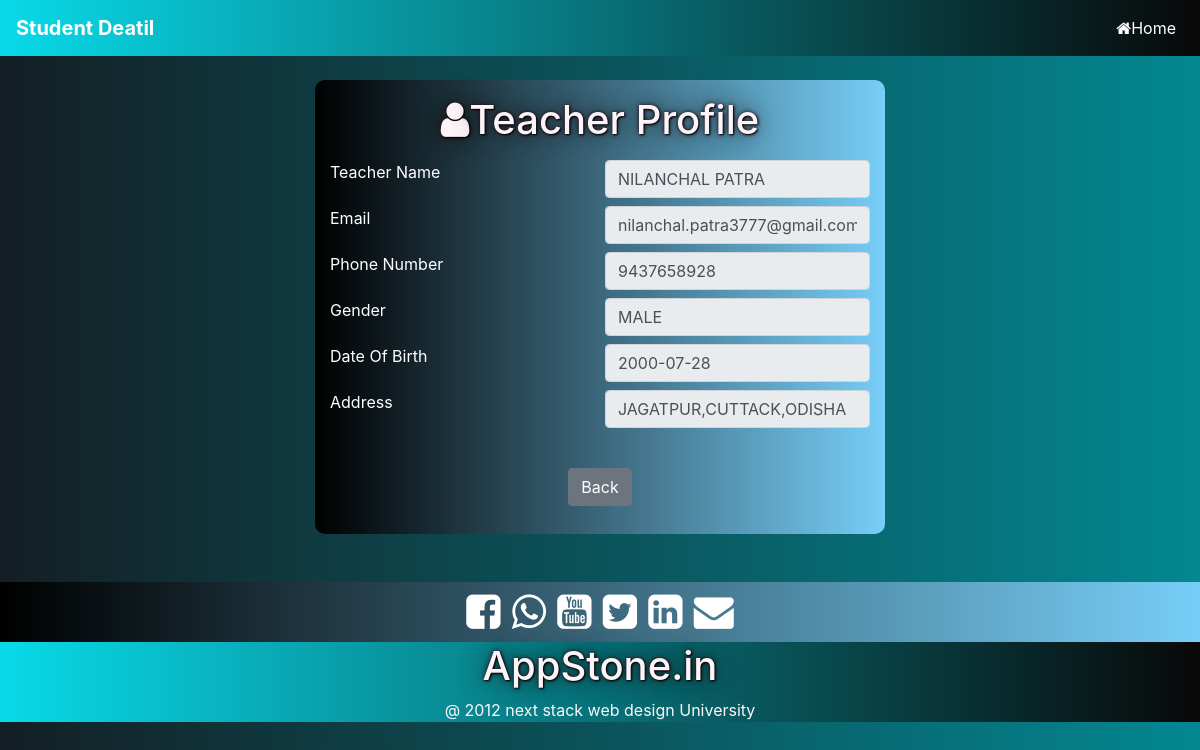
Screenshot of /Admin/Student_Data/View_T_Data.php?id=1 (signed in) with the database file from the repository.
### tables this page shows
CREATE TABLE `student` (
  `s_id` int(11) NOT NULL,
  `s_name` varchar(255) NOT NULL,
  `email` varchar(255) NOT NULL,
  `mobile` varchar(255) NOT NULL,
  `gender` varchar(25) NOT NULL,
  `dob` date NOT NULL,
  `s_address` varchar(255) NOT NULL,
  `s_password` varchar(255) NOT NULL
);

### Admin/Student_Data/View_T_Data.php (the view, shortened to what this page needs)
<!DOCTYPE html>
    <html lang="en">
    <head>
        <link rel="stylesheet" href="../../style/bootstrap.min.css">
        <link rel="stylesheet" href="https://stackpath.bootstrapcdn.com/font-awesome/4.7.0/css/font-awesome.min.css">
        <link rel="stylesheet" href="../style.css">
    </head>
    <body>
        <header>
            <nav class="navbar navbar-expand-lg navbar-dark bg-dark">
                <a class="navbar-brand text-capitalize"><b>Student Deatil</b></a>
                <div class="collapse navbar-collapse" id="navbarSupportedContent">
                    <ul class="navbar-nav ml-auto">
                    <li class="nav-item active">
                        <a class="nav-link" href="./View.php"><i class="fa fa-home" aria-hidden="true"></i>Home</a>
                    </li>
                    </ul>
                </div>
           </nav>
        </header>
        <section>
            <div class="container">
                    <div class="row">
                        <div class="col-lg-6 col-md-6 col-12 mx-auto my-4" id="s_register">
                            <form>
        <?php
            if(isset($_SESSION['user_pass']))
            {
                $conn = new mysqli("localhost", "root", "", "question_bank_db");
                $id = $_GET['id'];
                $sql = "SELECT * FROM student WHERE s_id=$id";
                $result = $conn->query($sql);
                if($result->num_rows){
                    $row = $result->fetch_assoc();
                    echo '  <div class="my-3 text-center">
                                <h1><i class="fa fa-user" aria-hidden="true"></i>Teacher Profile</h1>
                            </div>
                            <div class="form-row my-2">
                                <div class="col">
                                    <label>Teacher Name</label>
                                </div>
                                <div class="col">
                                    <input class="form-control" type="text" value="'.$row['s_name'].'" readonly>
                                </div>
                            </div>
                            <div class="form-row mb-2">
                                <div class="col">
                                    <label>Email</label>
                                </div>
                                <div class="col">
                                    <input class="form-control" type="text" value="'.$row['email'].'" readonly>
                                </div>
                            </div>
                            <div class="form-row mb-2">
                                <div class="col">
                                    <label>Phone Number</label>
                                </div>
                                <div class="col">
                                    <input class="form-control" type="text" value="'.$row['mobile'].'" readonly>
                                </div>
                            </div>
                            <div class="form-row mb-2">
                                <div class="col">
                                    <label>Gender</label>
                                </div>
                                <div class="col">
                                    <input class="form-control" type="text" value="'.$row['gender'].'" readonly>
                                </div>
                            </div>
                            <div class="form-row mb-2">
                                <div class="col">
                                    <label>Date Of Birth</label>
                                </div>
                                <div class="col">
                                    <input class="form-control" type="text" value="'.$row['dob'].'" readonly>
                                </div>
                            </div>
                            <div class="form-row mb-2">
                                <div class="col">
                                    <label>Address</label>
                                </div>
                                <div class="col">
                                    <input class="form-control" type="text" value="'.$row['s_address'].'" readonly>
                                </div>
                            </div>
                        ';
                }
            }
            else{
                header("location:../Admin_login.html");
            }
        ?>
                        </form>
                        <div class="text-center my-4 pb-1 pt-3">
                            <a href="./View.php"><button class="btn btn-secondary">Back</button></a>
                        </div>
                    </div>
                </div>
            </div>
        </section>
    <section >
        <div class="container-fluid bg-secondary mt-4" style="font-size:40px;" id="footer1">
            <div class="row justify-content-lg-center" >
            <div class="col-lg-8 col-md-10 col-12 text-center">
                <i class="fa fa-facebook-square" aria-hidden="true"></i>
                <i class="fa fa-whatsapp" aria-hidden="true"></i>
                <i class="fa fa-youtube-square" aria-hidden="true"></i>
                <i class="fa fa-twitter-square" aria-hidden="true"></i>
                <i class="fa fa-linkedin-square" aria-hidden="true"></i>
                <i class="fa fa-envelope" aria-hidden="true"></i>
            </div>
            </div>
        </div>
    </section>
    <section>
        <div class="container-fluid bg-dark" id="footer2">
            <div class="row justify-content-lg-center">
            <div class="col-lg-6 col-md-6 col-12 text-center">
                <h1 class="text-center">AppStone.in</h1>
                <a class="text-light">@ 2012 next stack web design University</a>
            </div>
            </div>
        </div>
    </section>
    </body>
</html>

### Admin/style.css (style rules this page uses)
body { background: linear-gradient(to right, #131f24 0%, #038791 100%); color: white; }
#s_register { background: linear-gradient(to right, #000000 0%,#77cef7 100%); color: #ffffff; border-radius: 10px; }
nav { background: linear-gradient(to right, #08dae9 0%,#080808 100%); }
h1 { color: #fcf4f9; text-shadow: 1px 1px 2px #000000, 0px 0px 25px #0c0c0cc4, 0px 0px 5px#330909; }
#footer1 { background: linear-gradient(to right, #000000 0%,#77cef7 100%); }
#footer2 { background: linear-gradient(to right, #08dae9 0%,#080808 100%); }

### rows the page displays
student: s_name "NILANCHAL PATRA", email "nilanchal.patra3777@gmail.com", mobile "9437658928", gender "MALE", dob "2000-07-28", s_address "JAGATPUR,CUTTACK,ODISHA"
